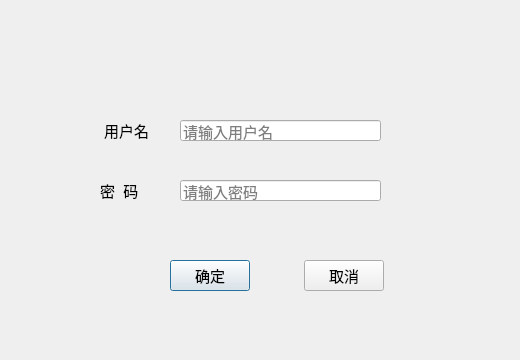
<?xml version="1.0" encoding="UTF-8"?>
<ui version="4.0">
 <class>dlgLogin</class>
 <widget class="QDialog" name="dlgLogin">
  <property name="geometry">
   <rect>
    <x>0</x>
    <y>0</y>
    <width>520</width>
    <height>360</height>
   </rect>
  </property>
  <property name="maximumSize">
   <size>
    <width>520</width>
    <height>360</height>
   </size>
  </property>
  <property name="font">
   <font>
    <pointsize>11</pointsize>
   </font>
  </property>
  <property name="windowTitle">
   <string>Dialog</string>
  </property>
  <property name="styleSheet">
   <string notr="true"/>
  </property>
  <widget class="QLabel" name="label">
   <property name="geometry">
    <rect>
     <x>0</x>
     <y>0</y>
     <width>16</width>
     <height>17</height>
    </rect>
   </property>
   <property name="maximumSize">
    <size>
     <width>520</width>
     <height>334</height>
    </size>
   </property>
   <property name="text">
    <string/>
   </property>
   <property name="pixmap">
    <pixmap>:/images/images/splash2.jpg</pixmap>
   </property>
   <property name="scaledContents">
    <bool>true</bool>
   </property>
  </widget>
  <widget class="QLineEdit" name="editPSWD">
   <property name="geometry">
    <rect>
     <x>180</x>
     <y>180</y>
     <width>201</width>
     <height>21</height>
    </rect>
   </property>
   <property name="echoMode">
    <enum>QLineEdit::Password</enum>
   </property>
   <property name="placeholderText">
    <string>请输入密码</string>
   </property>
  </widget>
  <widget class="QLabel" name="label_2">
   <property name="geometry">
    <rect>
     <x>104</x>
     <y>120</y>
     <width>61</width>
     <height>20</height>
    </rect>
   </property>
   <property name="text">
    <string>用户名</string>
   </property>
  </widget>
  <widget class="QLineEdit" name="editUser">
   <property name="geometry">
    <rect>
     <x>180</x>
     <y>120</y>
     <width>201</width>
     <height>21</height>
    </rect>
   </property>
   <property name="placeholderText">
    <string>请输入用户名</string>
   </property>
  </widget>
  <widget class="QLabel" name="label_3">
   <property name="geometry">
    <rect>
     <x>100</x>
     <y>180</y>
     <width>71</width>
     <height>20</height>
    </rect>
   </property>
   <property name="text">
    <string>密  码</string>
   </property>
  </widget>
  <widget class="QWidget" name="layoutWidget">
   <property name="geometry">
    <rect>
     <x>22</x>
     <y>260</y>
     <width>470</width>
     <height>31</height>
    </rect>
   </property>
   <layout class="QHBoxLayout" name="horizontalLayout">
    <item>
     <spacer name="horizontalSpacer_8">
      <property name="orientation">
       <enum>Qt::Horizontal</enum>
      </property>
      <property name="sizeHint" stdset="0">
       <size>
        <width>148</width>
        <height>20</height>
       </size>
      </property>
     </spacer>
    </item>
    <item>
     <widget class="QPushButton" name="btnOK">
      <property name="text">
       <string>确定</string>
      </property>
      <property name="icon">
       <iconset>
        <normaloff>:/images/images/704.bmp</normaloff>:/images/images/704.bmp</iconset>
      </property>
     </widget>
    </item>
    <item>
     <spacer name="horizontalSpacer_7">
      <property name="orientation">
       <enum>Qt::Horizontal</enum>
      </property>
      <property name="sizeHint" stdset="0">
       <size>
        <width>38</width>
        <height>20</height>
       </size>
      </property>
     </spacer>
    </item>
    <item>
     <widget class="QPushButton" name="btnCancel">
      <property name="text">
       <string>取消</string>
      </property>
      <property name="icon">
       <iconset>
        <normaloff>:/images/images/706.bmp</normaloff>:/images/images/706.bmp</iconset>
      </property>
     </widget>
    </item>
    <item>
     <spacer name="horizontalSpacer_6">
      <property name="orientation">
       <enum>Qt::Horizontal</enum>
      </property>
      <property name="sizeHint" stdset="0">
       <size>
        <width>108</width>
        <height>20</height>
       </size>
      </property>
     </spacer>
    </item>
   </layout>
  </widget>
 </widget>
 <tabstops>
  <tabstop>editUser</tabstop>
  <tabstop>editPSWD</tabstop>
  <tabstop>btnOK</tabstop>
  <tabstop>btnCancel</tabstop>
 </tabstops>
 <resources/>
 <connections/>
</ui>
